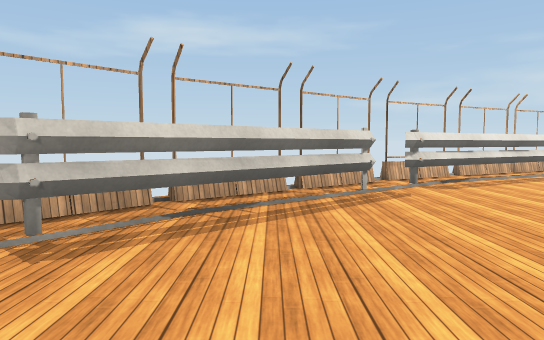
View 1 (above)

16 first-person views from a walk through a 3-D level made in the Unity game engine. The camera is 1.4 m above the floor, tilts 4° down and sees 70° across. The floor is counted in squares, 2 m on a side. Each view is taken from the middle of a square. On the plan, view 1 faces up. The plan holds only what a view shows up to about 11 squares ahead; the rest is blank. The place goes on beyond the plan. Surface patterns are stand-ins for the level's own textures.

View 2
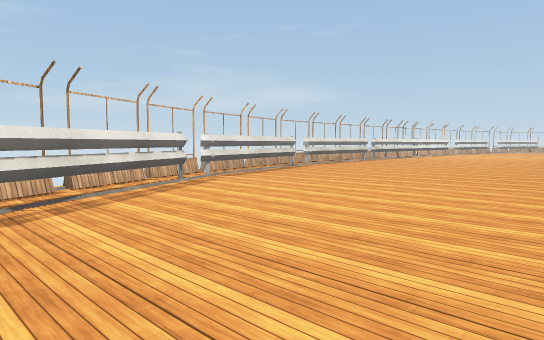

View 3
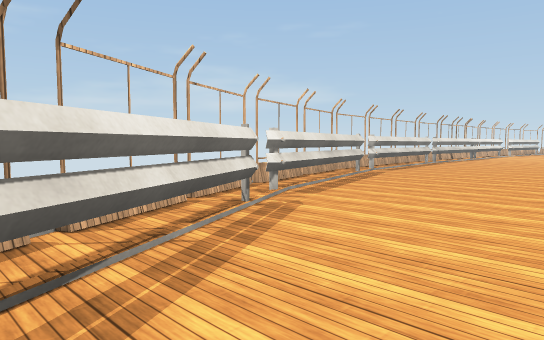

View 4
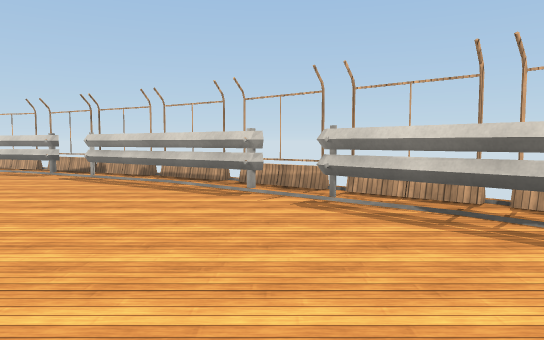

View 5
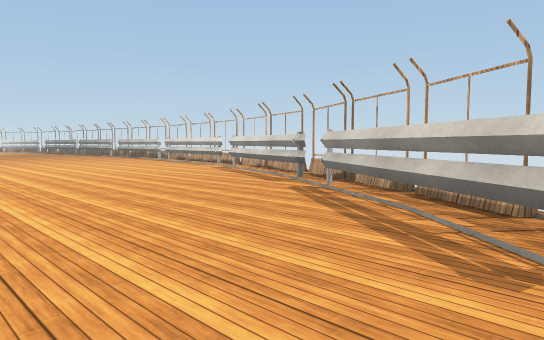

View 6
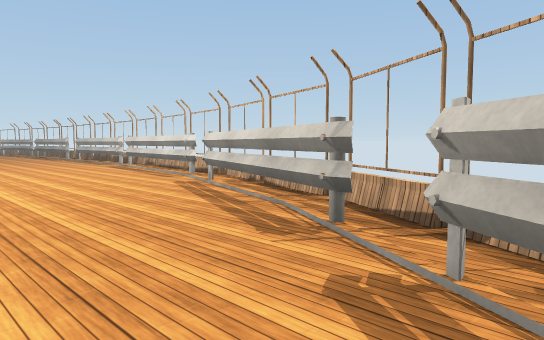

View 7
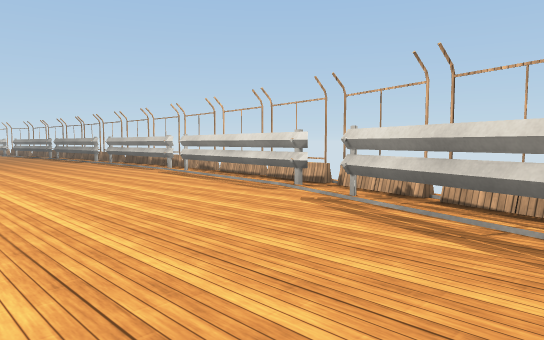

View 8
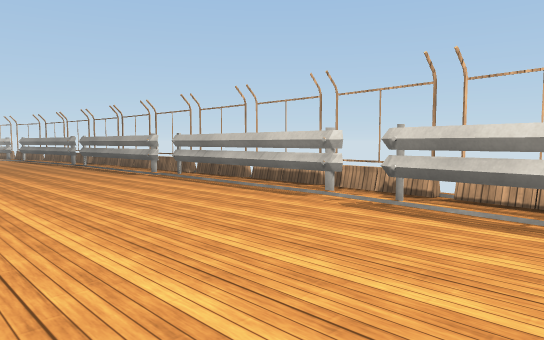

View 9
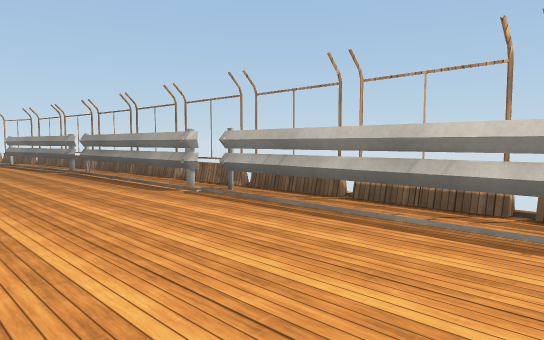

View 10
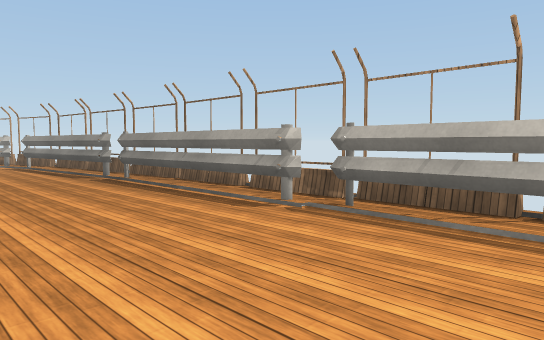

View 11
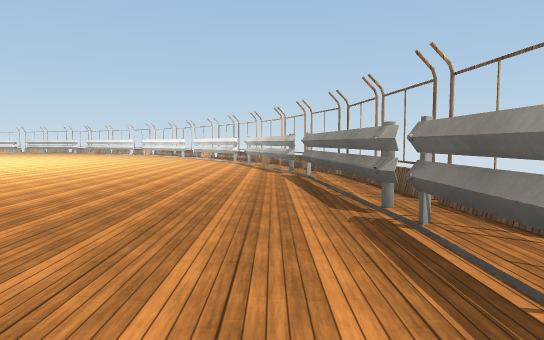

View 12
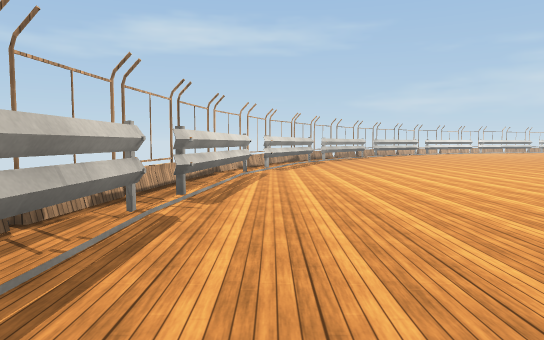

View 13
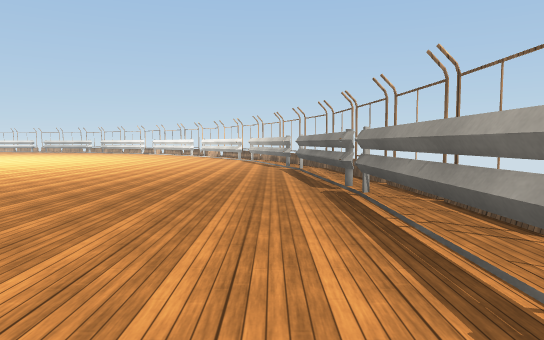

View 14
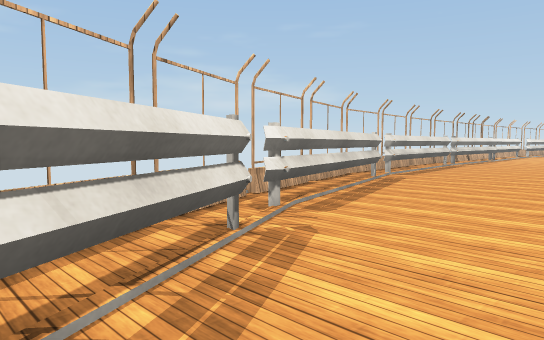

View 15
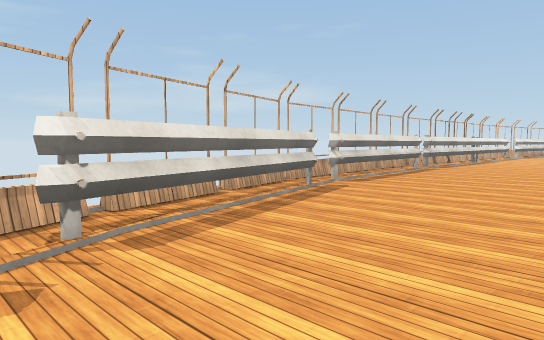

View 16
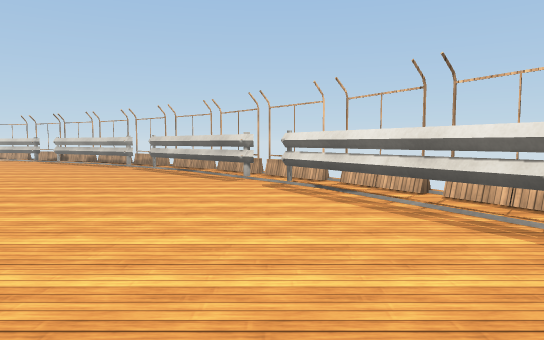

### Floor plan
Points are (right, up) in squares from view 1. A wall is a line through its corners. A room is listed if a view was taken in it or the views show most of it. See-through windows are left out.
Room 1 (views 1, 2, 3, 4, 5, 6, 7, 8, 9, 10, 11, 12, 13, 14, 15, 16)
walls: (1.5, 5.5) (-1.7, 2.6); (6, 8.3) (2.4, 6.3); (-2.6, 1.5) (-5, -1.9); (11, 10) (6.8, 8.7); (-5.5, -2.7) (-7.1, -6.8); (16.1, 10.5) (11.7, 10.2); (17.1, 10.5) (16.6, 10.5); (-7.5, -7.9) (-8.1, -12.2); (-8.3, -13.4) (-8.4, -17.5); (-8.1, -20.6) (-8.1, -22.3); (-8.1, -22.8) (-7.9, -24.6)
ways out: opening at (-8, -19.5); opening at (-8, -13); opening at (-2, 2)
objects: fence (-1, 5) to (0, 6); fence (1, 7); fence (2, 7)

Positions as (right, up) in squares from view 1, and headings:
1: (0, 0), facing up
2: (2, 2), facing up-right
3: (3, 5), facing up-right
4: (3, 2), facing left
5: (0, 2), facing down-left
6: (-3, -1), facing down-left
7: (-3, -4), facing down-left
8: (-4, -10), facing down-left
9: (-5, -13), facing down-left
10: (-5, -15), facing down-left
11: (-7, -19), facing down
12: (-7, -17), facing up
13: (-7, -17), facing down
14: (4, 6), facing up-right
15: (6, 6), facing up-right
16: (9, 6), facing left
